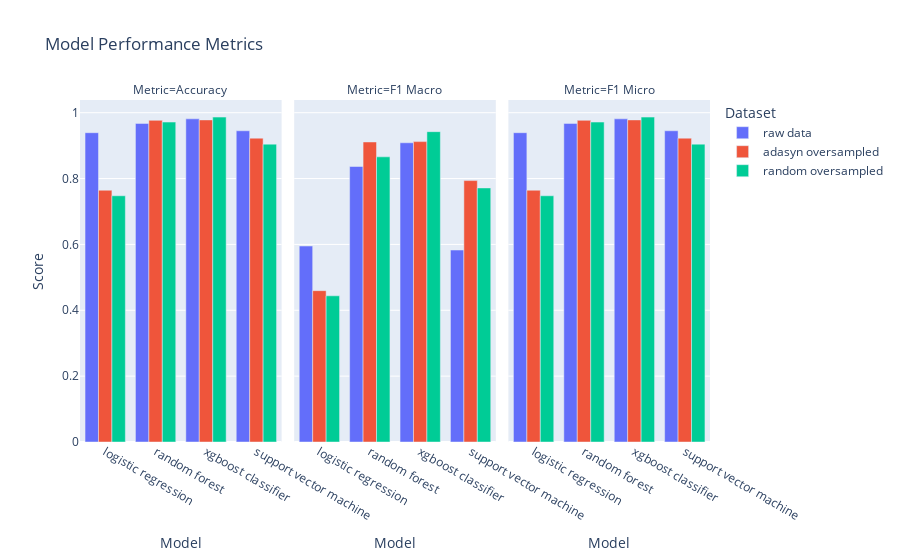
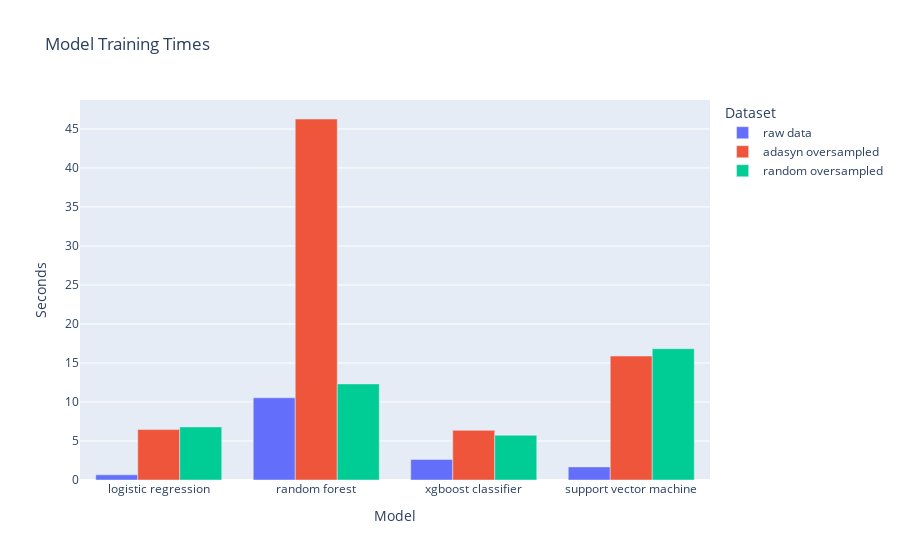

Here is the notebook cell these charts were saved with, in order:
### Code cell
metrics_data = []
for dataset_name, model_data in metrics_store.items():
    for model_name, metrics in model_data.items():
        metrics_data.append({
            'Model': model_name.replace("_", " "),
            'Dataset': dataset_name.replace("_", " "),
            'Accuracy': metrics['accuracy'],
            'F1 Macro': metrics['f1_macro'],
            'F1 Micro': metrics['f1_micro'],
            'Training Time': metrics['training_time']
        })

df = pd.DataFrame(metrics_data)

# Create separate plots for performance metrics and training times
fig_perf = px.bar(
    df.melt(id_vars=['Model', 'Dataset'], 
            value_vars=['Accuracy', 'F1 Macro', 'F1 Micro'],
            var_name='Metric'),
    x='Model', y='value', color='Dataset',
    facet_col='Metric', barmode='group',
    title='Model Performance Metrics',
    labels={'value': 'Score'}
)

fig_time = px.bar(
    df, x='Model', y='Training Time', color='Dataset',
    title='Model Training Times',
    labels={'Training Time': 'Seconds'},
    barmode='group'
)

fig_perf.show()
fig_time.show()

### Figure 1 — Plotly figure (JSON) as saved in the notebook; plotly's stock layout.template omitted (floating-point values rounded to 4 significant figures)
{"data": [{"alignmentgroup": "True", "hovertemplate": "Dataset=raw data<br>Metric=Accuracy<br>Model=%{x}<br>Score=%{y}<extra></extra>", "legendgroup": "raw data", "marker": {"color": "#636efa", "pattern": {"shape": ""}}, "name": "raw data", "offsetgroup": "raw data", "orientation": "v", "showlegend": true, "textposition": "auto", "type": "bar", "x": ["logistic regression", "random forest", "xgboost classifier", "support vector machine"], "xaxis": "x", "y": [0.9393, 0.9675, 0.9814, 0.9451], "yaxis": "y"}, {"alignmentgroup": "True", "hovertemplate": "Dataset=raw data<br>Metric=F1 Macro<br>Model=%{x}<br>Score=%{y}<extra></extra>", "legendgroup": "raw data", "marker": {"color": "#636efa", "pattern": {"shape": ""}}, "name": "raw data", "offsetgroup": "raw data", "orientation": "v", "showlegend": false, "textposition": "auto", "type": "bar", "x": ["logistic regression", "random forest", "xgboost classifier", "support vector machine"], "xaxis": "x2", "y": [0.5952, 0.8366, 0.9087, 0.5829], "yaxis": "y2"}, {"alignmentgroup": "True", "hovertemplate": "Dataset=raw data<br>Metric=F1 Micro<br>Model=%{x}<br>Score=%{y}<extra></extra>", "legendgroup": "raw data", "marker": {"color": "#636efa", "pattern": {"shape": ""}}, "name": "raw data", "offsetgroup": "raw data", "orientation": "v", "showlegend": false, "textposition": "auto", "type": "bar", "x": ["logistic regression", "random forest", "xgboost classifier", "support vector machine"], "xaxis": "x3", "y": [0.9393, 0.9675, 0.9814, 0.9451], "yaxis": "y3"}, {"alignmentgroup": "True", "hovertemplate": "Dataset=adasyn oversampled<br>Metric=Accuracy<br>Model=%{x}<br>Score=%{y}<extra></extra>", "legendgroup": "adasyn oversampled", "marker": {"color": "#EF553B", "pattern": {"shape": ""}}, "name": "adasyn oversampled", "offsetgroup": "adasyn oversampled", "orientation": "v", "showlegend": true, "textposition": "auto", "type": "bar", "x": ["logistic regression", "random forest", "xgboost classifier", "support vector machine"], "xaxis": "x", "y": [0.7646, 0.9768, 0.9781, 0.9227], "yaxis": "y"}, {"alignmentgroup": "True", "hovertemplate": "Dataset=adasyn oversampled<br>Metric=F1 Macro<br>Model=%{x}<br>Score=%{y}<extra></extra>", "legendgroup": "adasyn oversampled", "marker": {"color": "#EF553B", "pattern": {"shape": ""}}, "name": "adasyn oversampled", "offsetgroup": "adasyn oversampled", "orientation": "v", "showlegend": false, "textposition": "auto", "type": "bar", "x": ["logistic regression", "random forest", "xgboost classifier", "support vector machine"], "xaxis": "x2", "y": [0.4596, 0.9112, 0.9122, 0.7939], "yaxis": "y2"}, {"alignmentgroup": "True", "hovertemplate": "Dataset=adasyn oversampled<br>Metric=F1 Micro<br>Model=%{x}<br>Score=%{y}<extra></extra>", "legendgroup": "adasyn oversampled", "marker": {"color": "#EF553B", "pattern": {"shape": ""}}, "name": "adasyn oversampled", "offsetgroup": "adasyn oversampled", "orientation": "v", "showlegend": false, "textposition": "auto", "type": "bar", "x": ["logistic regression", "random forest", "xgboost classifier", "support vector machine"], "xaxis": "x3", "y": [0.7646, 0.9768, 0.9781, 0.9227], "yaxis": "y3"}, {"alignmentgroup": "True", "hovertemplate": "Dataset=random oversampled<br>Metric=Accuracy<br>Model=%{x}<br>Score=%{y}<extra></extra>", "legendgroup": "random oversampled", "marker": {"color": "#00cc96", "pattern": {"shape": ""}}, "name": "random oversampled", "offsetgroup": "random oversampled", "orientation": "v", "showlegend": true, "textposition": "auto", "type": "bar", "x": ["logistic regression", "random forest", "xgboost classifier", "support vector machine"], "xaxis": "x", "y": [0.7477, 0.9716, 0.9867, 0.9046], "yaxis": "y"}, {"alignmentgroup": "True", "hovertemplate": "Dataset=random oversampled<br>Metric=F1 Macro<br>Model=%{x}<br>Score=%{y}<extra></extra>", "legendgroup": "random oversampled", "marker": {"color": "#00cc96", "pattern": {"shape": ""}}, "name": "random oversampled", "offsetgroup": "random oversampled", "orientation": "v", "showlegend": false, "textposition": "auto", "type": "bar", "x": ["logistic regression", "random forest", "xgboost classifier", "support vector machine"], "xaxis": "x2", "y": [0.444, 0.866, 0.9424, 0.7715], "yaxis": "y2"}, {"alignmentgroup": "True", "hovertemplate": "Dataset=random oversampled<br>Metric=F1 Micro<br>Model=%{x}<br>Score=%{y}<extra></extra>", "legendgroup": "random oversampled", "marker": {"color": "#00cc96", "pattern": {"shape": ""}}, "name": "random oversampled", "offsetgroup": "random oversampled", "orientation": "v", "showlegend": false, "textposition": "auto", "type": "bar", "x": ["logistic regression", "random forest", "xgboost classifier", "support vector machine"], "xaxis": "x3", "y": [0.7477, 0.9716, 0.9867, 0.9046], "yaxis": "y3"}], "layout": {"annotations": [{"font": {}, "showarrow": false, "text": "Metric=Accuracy", "x": 0.16, "xanchor": "center", "xref": "paper", "y": 1, "yanchor": "bottom", "yref": "paper"}, {"font": {}, "showarrow": false, "text": "Metric=F1 Macro", "x": 0.5, "xanchor": "center", "xref": "paper", "y": 1, "yanchor": "bottom", "yref": "paper"}, {"font": {}, "showarrow": false, "text": "Metric=F1 Micro", "x": 0.84, "xanchor": "center", "xref": "paper", "y": 1, "yanchor": "bottom", "yref": "paper"}], "barmode": "group", "legend": {"title": {"text": "Dataset"}, "tracegroupgap": 0}, "title": {"text": "Model Performance Metrics"}, "xaxis": {"anchor": "y", "domain": [0, 0.32], "title": {"text": "Model"}}, "xaxis2": {"anchor": "y2", "domain": [0.34, 0.66], "matches": "x", "title": {"text": "Model"}}, "xaxis3": {"anchor": "y3", "domain": [0.68, 1.0], "matches": "x", "title": {"text": "Model"}}, "yaxis": {"anchor": "x", "domain": [0, 1], "title": {"text": "Score"}}, "yaxis2": {"anchor": "x2", "domain": [0, 1], "matches": "y", "showticklabels": false}, "yaxis3": {"anchor": "x3", "domain": [0, 1], "matches": "y", "showticklabels": false}}}

### Figure 2 — Plotly figure (JSON) as saved in the notebook; plotly's stock layout.template omitted (floating-point values rounded to 4 significant figures)
{"data": [{"alignmentgroup": "True", "hovertemplate": "Dataset=raw data<br>Model=%{x}<br>Seconds=%{y}<extra></extra>", "legendgroup": "raw data", "marker": {"color": "#636efa", "pattern": {"shape": ""}}, "name": "raw data", "offsetgroup": "raw data", "orientation": "v", "showlegend": true, "textposition": "auto", "type": "bar", "x": ["logistic regression", "random forest", "xgboost classifier", "support vector machine"], "xaxis": "x", "y": [0.6621, 10.54, 2.634, 1.679], "yaxis": "y"}, {"alignmentgroup": "True", "hovertemplate": "Dataset=adasyn oversampled<br>Model=%{x}<br>Seconds=%{y}<extra></extra>", "legendgroup": "adasyn oversampled", "marker": {"color": "#EF553B", "pattern": {"shape": ""}}, "name": "adasyn oversampled", "offsetgroup": "adasyn oversampled", "orientation": "v", "showlegend": true, "textposition": "auto", "type": "bar", "x": ["logistic regression", "random forest", "xgboost classifier", "support vector machine"], "xaxis": "x", "y": [6.465, 46.28, 6.366, 15.89], "yaxis": "y"}, {"alignmentgroup": "True", "hovertemplate": "Dataset=random oversampled<br>Model=%{x}<br>Seconds=%{y}<extra></extra>", "legendgroup": "random oversampled", "marker": {"color": "#00cc96", "pattern": {"shape": ""}}, "name": "random oversampled", "offsetgroup": "random oversampled", "orientation": "v", "showlegend": true, "textposition": "auto", "type": "bar", "x": ["logistic regression", "random forest", "xgboost classifier", "support vector machine"], "xaxis": "x", "y": [6.803, 12.32, 5.738, 16.83], "yaxis": "y"}], "layout": {"barmode": "group", "legend": {"title": {"text": "Dataset"}, "tracegroupgap": 0}, "title": {"text": "Model Training Times"}, "xaxis": {"anchor": "y", "domain": [0, 1], "title": {"text": "Model"}}, "yaxis": {"anchor": "x", "domain": [0, 1], "title": {"text": "Seconds"}}}}
